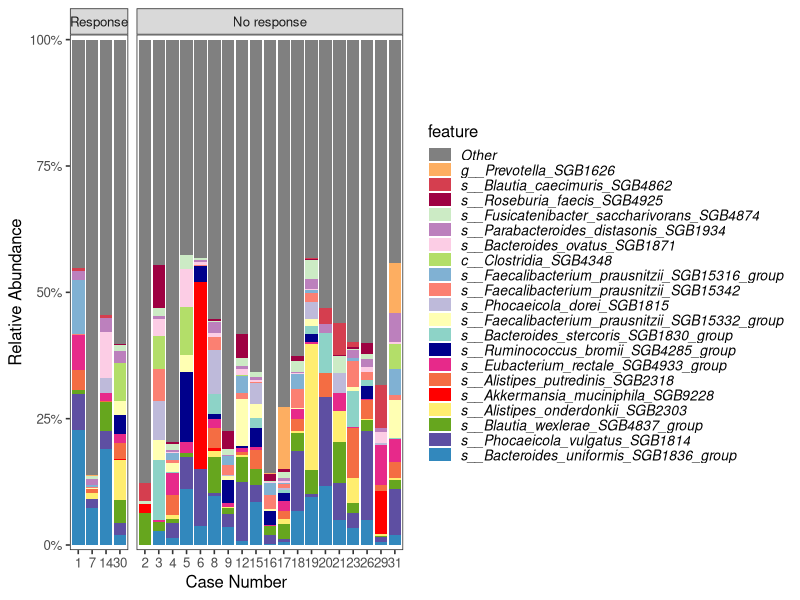
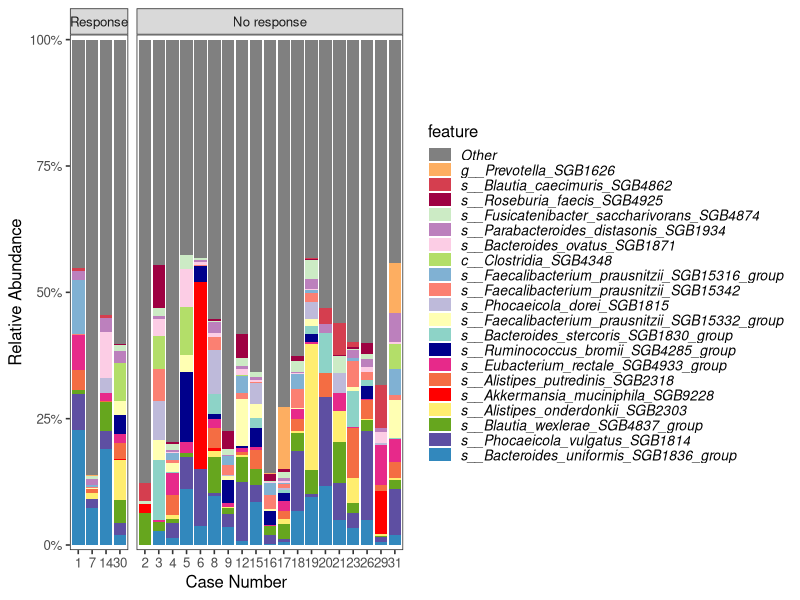

Here is the R script that generated these plots, in order:
## ---- chunk 1
library(tidyverse)
library(reshape2)
library(scales)

dat <- read_csv("./data/species table.csv") %>% column_to_rownames("SampleID")
metadata <- read_csv("./data/clinical attributes comut.csv") %>% column_to_rownames("casenum")
                     
bar_colors <- c("#3288BD", "#5E4FA2", "#66A61E", "#FFED6F", "#FF0000", "#F46D43", 
                         "#E7298A", "#00008B", "#8DD3C7", "#FFFFB3", "#BEBADA", "#FB8072", 
                         "#80B1D3", "#B3DE69", "#FCCDE5", "#BC80BD", "#CCEBC5", "#9E0142",
                         "#D53E4F", "#FDAE61", "#FEE08B", "#333333", "#66C2A5", "#3288BD",
                         "#1B9E77", "#D95F02", "#7570B3", "#E6AB02", "#A6761D")
## ---- chunk 2
num_top <- 20
bar_colors <- bar_colors[1:num_top]
bar_colors <- c(bar_colors, "#808080")  # add grey for "Other"

top_names <- names(sort(rowMeans(dat), decreasing=TRUE))[1:num_top]
top_features <- dat[top_names, ]

# add in "other" taxa as a column for display
top_features["Other", ] <- 1 - colSums(top_features)
top_features["Other", ][top_features["Other", ] < 0] <- 0  # can occasionally end up with small negative values for some reason

# melt
top_features$feature <- row.names(top_features)
top_features <- melt(top_features, id.vars = "feature")
top_features$feature <- factor(top_features$feature, ordered = TRUE, levels = c(top_names, "Other"))

# add metadata
top_features <- bind_cols(top_features, metadata[match(top_features$variable, row.names(metadata)), ])
top_features$responder <- ifelse(top_features$bestresp == "PR", "Response", "No response")
top_features$responder <- factor(top_features$responder, levels = c("Response", "No response"))
top_features$variable <- factor(top_features$variable, levels = sort(as.numeric(levels(top_features$variable))))

p <- ggplot(top_features, aes(variable, fill = feature)) + 
  geom_bar(aes(weight = value), position = position_fill(reverse = TRUE)) + 
  theme_bw(base_size = 12) + theme(panel.grid.major = element_blank(), panel.grid.minor = element_blank()) + 
  xlab("Case Number") + ylab("Relative Abundance") + theme(legend.text = element_text(face = "italic", size = 10)) +
  guides(title="Species", fill = guide_legend(ncol = 1, keyheight = 0.55, reverse = TRUE)) + 
  scale_y_continuous(labels = label_percent(), expand = expansion(mult = c(0.01, 0.01))) + 
  scale_fill_manual(values = bar_colors) +
  facet_grid(~responder, scales = "free", space = "free_x")
p
ggsave("./NIMBUS Figures/Supplemental Figure 8.pdf", width = 12, height = 7)
